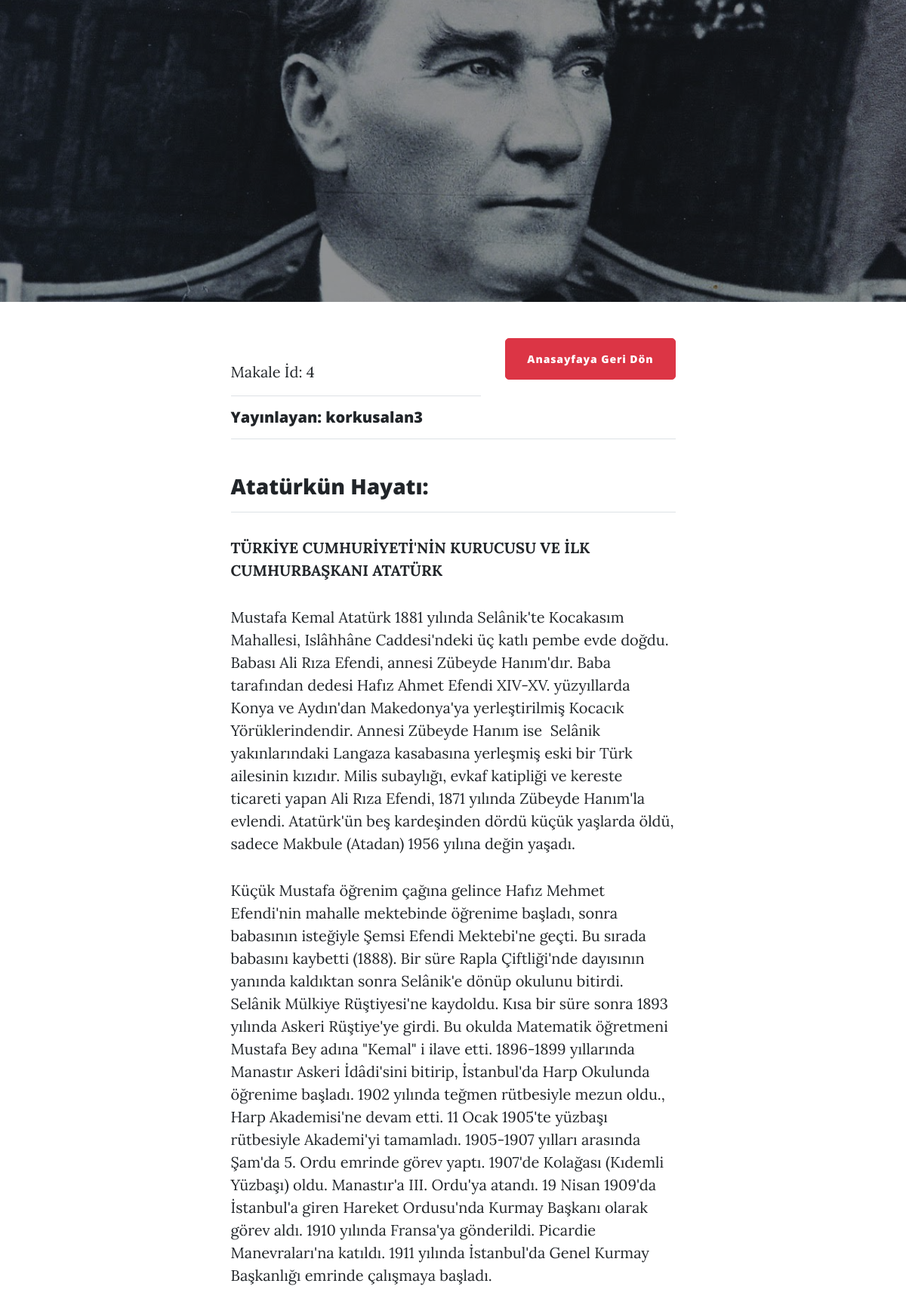
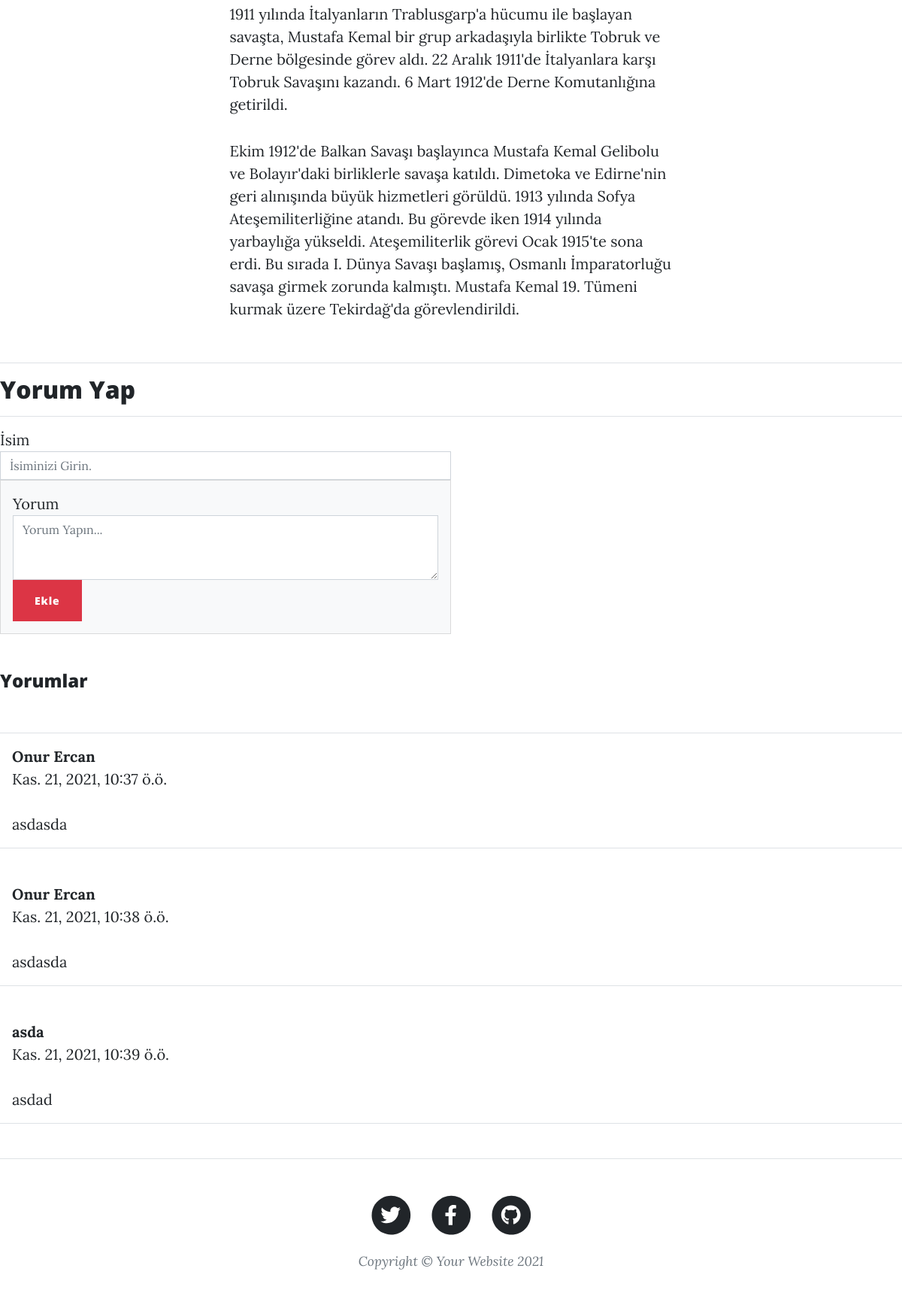
Screenshot of /blog/detail/4 with the database file from the repository (2 pictures, top to bottom).
### blog/models.py (models this page shows, shortened)
class Article(models.Model):
    author = models.ForeignKey("auth.User",on_delete = models.CASCADE,verbose_name = "Yazar")
    title = models.CharField(max_length = 50,verbose_name="Başlık")
    content = RichTextField(verbose_name="İçerik")
    article_image = models.FileField(blank = True,null=True,verbose_name="Fotoğraf Ekle")
    created_date = models.DateTimeField(auto_now_add = True,verbose_name="Oluşturulma Tarihi")

class Comment(models.Model):
    article = models.ForeignKey(Article,on_delete=models.CASCADE,verbose_name="Yazar",related_name="comments")
    comment_author = models.CharField(max_length=50,verbose_name="İsim")
    comment_content = models.CharField(max_length=200,verbose_name="Yorum")
    comment_date = models.DateTimeField(auto_now_add=True,verbose_name="Tarih")

### blog/views.py (the view)
# urls.py: path("detail/<int:id>",views.detail,name="detail"),
def detail(request,id):
    article = get_object_or_404(Article,id=id)
    comments = article.comments.all()
    return render(request,"detail.html",{"article":article,"comments":comments})

### templates/detail.html (shortened to what this page needs)
{% load static %}
<!DOCTYPE html>
<html lang="en">
<head>
    <link href="{% static './css/style.css' %}" rel="stylesheet" />
</head>
<body>
    <header class="masthead" style="background-image: url({{article.article_image.url}});">
    </header>
    <main class="mb-4">
        <div class="container px-4 px-lg-5">
            <div class="row gx-4 gx-lg-5 justify-content-center">
                <div class="col-md-10 col-lg-8 col-xl-7">
                    <ul style="float: right; text-decoration: none; list-style-type: none;">
                        <li><a style="border-radius: 5px;" href="/" class="btn btn-danger"> Anasayfaya Geri Dön</a></li>
                        <br>
                    </ul>
                    <br>
                    <span class="subheading"> Makale İd: {{article.id}}</span>
                    <hr>
                    <h5>Yayınlayan: {{article.author.username}}</h5>
                    <hr>
                    <br>
                    <h3>{{article.title}}:</h3>
                    <hr>
                    <p>{{article.content|safe}}</p>
                </div>
            </div>
        </div>
    </main>
    <hr>
    <h2>Yorum Yap</h2>
    <hr>
    <div style="width: 50%;">
        <section class="mb-5">
            <form method="post" action="{% url 'comments' article.id %}">
                <div class="form-group">
                    <label for="exampleInputArea">İsim</label>
                    <input name="comment_author" type="text" class="form-control" id="exampleInputArea"
                        placeholder="İsiminizi Girin.">
                </div>
                <div class="card bg-light">
                    <div class="card-body">
                        <label for="content">Yorum</label>
                        <form id="content" class="mb-4"><textarea name="comment_content" class="form-control" rows="3"
                                placeholder="Yorum Yapın..."></textarea>
                        </form>
                        <button type="submit" class="btn btn-danger">Ekle</button>
                    </div>
                </div>
            </form>
        </section>
    </div>
    <h4>Yorumlar</h4>
    <br>
    <hr>
    {% if comments %}
    {% for comment in comments %}
    <div class="d-flex">
        <div class="ms-3">
            <div class="fw-bold">{{comment.comment_author}}</div>
            {{comment.comment_date}}
            <br>
            <br>
            {{comment.comment_content}}
        </div>
    </div>
    <hr>
    <br>
    {% endfor %}
    {% else %}
    <div class="alert alert-danger">
        Bu makaleye herhangi bir yorum yazılmamış...İlk yorum yapan siz olun...
    </div>
    {% endif %}
    <footer class="border-top">
        <div class="container px-4 px-lg-5">
            <div class="row gx-4 gx-lg-5 justify-content-center">
                <div class="col-md-10 col-lg-8 col-xl-7">
                    <ul class="list-inline text-center">
                        <li class="list-inline-item">
                            <a href="#!">
                                <span class="fa-stack fa-lg">
                                    <i class="fas fa-circle fa-stack-2x"></i>
                                    <i class="fab fa-twitter fa-stack-1x fa-inverse"></i>
                                </span>
                            </a>
                        </li>
                        <li class="list-inline-item">
                            <a href="#!">
                                <span class="fa-stack fa-lg">
                                    <i class="fas fa-circle fa-stack-2x"></i>
                                    <i class="fab fa-facebook-f fa-stack-1x fa-inverse"></i>
                                </span>
                            </a>
                        </li>
                        <li class="list-inline-item">
                            <a href="#!">
                                <span class="fa-stack fa-lg">
                                    <i class="fas fa-circle fa-stack-2x"></i>
                                    <i class="fab fa-github fa-stack-1x fa-inverse"></i>
                                </span>
                            </a>
                        </li>
                    </ul>
                    <div class="small text-center text-muted fst-italic">Copyright &copy; Your Website 2021
                    </div>
                </div>
            </div>
        </div>
    </footer>
</body>

### rows the page displays
Article: article_image (picture), id "4", author.username "korkusalan3", title "Atatürkün Hayatı", content "TÜRKİYE CUMHURİYETİ'NİN KURUCUSU VE İLK CUMHURBAŞKANI ATATÜRK Mustafa Kemal Atatürk 1881 yılında Selânik'te Kocakasım Mahallesi, Islâhhâne Caddesi'ndeki üç katlı pembe evde doğdu. Babası Ali Rıza Efendi, annesi Zübeyde Hanım'dır. Baba tarafından dedesi Hafız Ahmet Efendi XIV-XV. yüzyıllarda Konya ve Aydın'dan Makedonya'ya yerleştirilmiş Kocacık Yörüklerindendir. Annesi Zübeyde Hanım ise Selânik yakınlarındaki Langaza kasabasına yerleşmiş eski bir Türk ailesinin kızıdır. Milis subaylığı, evkaf katipliği ve kereste ticareti yapan Ali Rıza Efendi, 1871 yılında Zübeyde Hanım'la evlendi. Atatürk'ün beş kardeşinden dördü küçük yaşlarda öldü, sadece Makbule (Atadan) 1956 yılına değin yaşadı. Küçük…"
Comment: comment_author "Onur Ercan", comment_date "Kas. 21, 2021, 10:37 ö.ö.", comment_content "asdasda"
Comment: comment_author "Onur Ercan", comment_date "Kas. 21, 2021, 10:38 ö.ö.", comment_content "asdasda"
Comment: comment_author "asda", comment_date "Kas. 21, 2021, 10:39 ö.ö.", comment_content "asdad"
